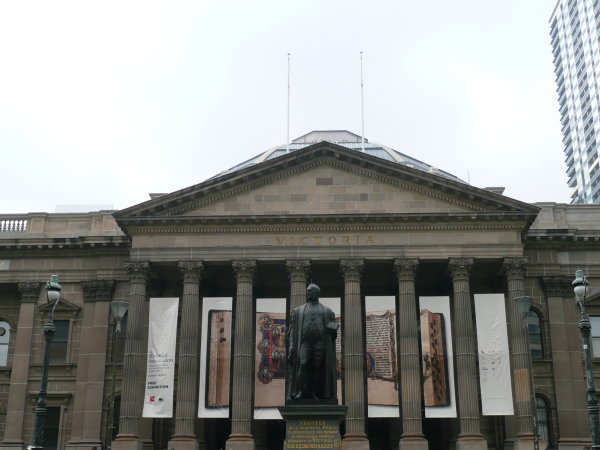
#> input picture Nehal_p1/Phase1/Data/Train/Set1/1.jpg, 600 x 450 px, found by its file name
$ python trial_chat.py
#> lines starting #> are read from the running program, lines starting #| are printed output that depends on the picture; after the words box and inside, x2 and y2 are one past the last pixel; in counts of white or black regions, pixels touching at a corner belong together
# %% [markdown]
# # P1 MyAutoPano

# %%
import cv2
import numpy as np
import matplotlib.pyplot as plt

# %%
# Visualisation functions
# [30 lines left out: function show_image, not called in this run]

def show_filter_bank(filters, r, c, figsize=(12, 8), cmap='gray', titles=None):
    """
    Display a list of filters in a grid of r rows and c columns.
    Supports both grayscale and color filters.

    Parameters:
        filters (list of arrays): Filters to display (2D or 3D arrays)
        r (int): Number of rows
        c (int): Number of columns
        figsize (tuple): Figure size
        cmap (str): Colormap for grayscale images
        titles (list of str): Optional titles for each filter
    """
    n = len(filters)
    plt.figure(figsize=figsize)

    for i in range(r*c):
        plt.subplot(r, c, i+1)
        if i < n:
            f = filters[i]
            # If grayscale, use cmap; if color, no cmap
            if f.ndim == 2:
                plt.imshow(f, cmap=cmap)
            elif f.ndim == 3 and f.shape[2] in [3, 4]:  # RGB or RGBA
                # Convert BGR to RGB for proper display
                f_rgb = cv2.cvtColor(f, cv2.COLOR_BGR2RGB) if f.shape[2] == 3 else f
                plt.imshow(f_rgb)
            else:
                # fallback for unexpected shapes
                plt.imshow(f, cmap=cmap)
            plt.axis('off')
            if titles:
                plt.title(titles[i], fontsize=10)
        else:
            plt.axis('off')

    plt.tight_layout()
    plt.show()


def show_side_by_side(image1,  image2, title= "", figsize=(10, 6)):
    titles = ["Before "+ title, "After " + title]
    bank = [image1, image2]
    show_filter_bank(bank, 1, 2, figsize, None ,titles)

def draw_corners(img,  corners):
    c_img = img.copy()
    if corners is not None:
        for corner in corners:
            x, y = corner.ravel()  # Flatten the array
            cv2.circle(c_img, (int(x), int(y)), 3, (0, 0, 255), -1)

    return c_img


# %% [markdown]
# ##### Corner Detection

# %%
def corner_detection(img, to_detect):
    gray = cv2.cvtColor(img, cv2.COLOR_BGR2GRAY)
    corners = cv2.goodFeaturesToTrack(gray, to_detect, 0.01, 10)

    return corners

# %%
# Read image
img = cv2.imread(r"F:\CV\RBE549\Nehal_p1/Phase1/Data/Train/Set1/1.jpg")
#> img is the input picture: shape (450, 600, 3); mean B, G, R 144.3, 147.2, 145.6


# Detect Features
to_detect=300

corners = corner_detection(img, to_detect)
#> in corner_detection, `corners = cv2.goodFeaturesToTrack(gray, to_detect, 0.01, 10)`: corners = 300 rows, first 8: [16, 221], [3, 221], [282, 418], [426, 416], [502, 194], [231, 298], [150, 198], [178, 298]
img_shi = draw_corners(img, corners)
#> the loop in draw_corners, `for corner in corners:` made 300 passes
#> after the loop in draw_corners, `for corner in corners:`:
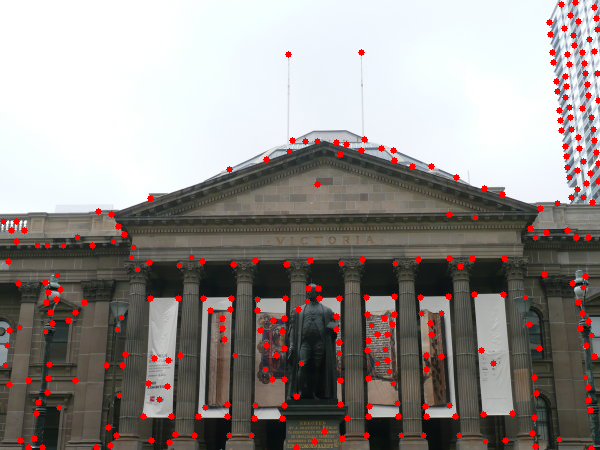
#> c_img: shape (450, 600, 3); 3.21% of pixels changed, all inside (x1, y1, x2, y2) = (0, 0, 600, 450)
show_side_by_side(img, img_shi, "Shi Tomasi Corners")
#> in show_filter_bank, `n = len(filters)`: n = 2
#> in show_filter_bank, `plt.show()`:
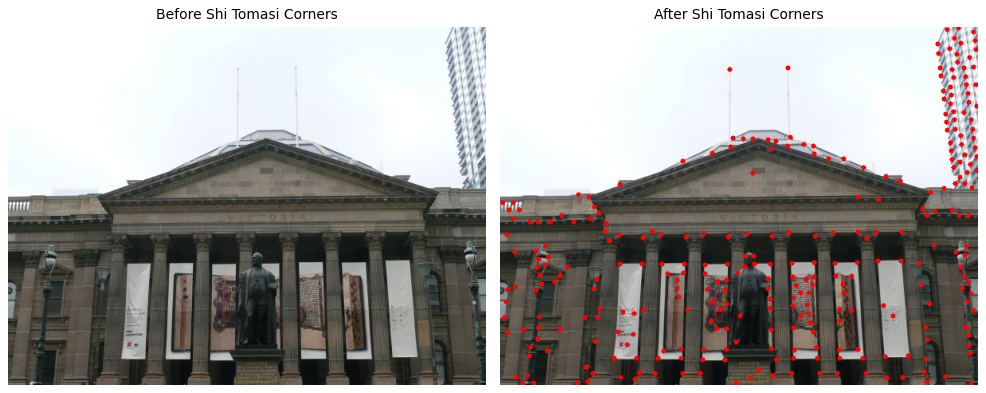
#> figure drawn by matplotlib, 2 panels

# %% [markdown]
# #### ANMS
#

# %%
# Find all corners
# For all corners find a corner closest to it
# Rank corners by descending order of distance of the closest corner
# Select first N corners, they are the ones most spreadout as their neighbours are the furthest

# Vectorized anms
def anms(corners, corners_wanted):
#> called with corners = array of shape (300, 1, 2), corners_wanted = 50
    corners = corners.reshape((-1, 2))                      # Make sure shape is (N,2)
#> corners = 300 pairs, first value 3 to 598, second value 2 to 448
    num_corners = corners.shape[0]
#> num_corners = 300
    distance_to_closest = np.empty(num_corners)

    corners_x = corners[:,0].reshape(-1,1)
#> corners_x = 300 values, max 598 at index 54, min 3 at index 1, mean 349.2
    corners_y = corners[:,1].reshape(-1,1)
#> corners_y = 300 values, max 448 at index 170, min 2 at index 232, mean 278.4
    # print("corners_x, corners_y- ", corners_x.shape, corners_y.shape)

    Dx = corners_x - corners_x.T                            # Get arrays of N by N with substractions done per pair
    Dy = corners_y - corners_y.T
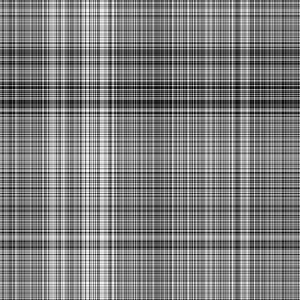
#> Dy: shape (300, 300) float32; min -446, max 446, mean 0; drawn with min black and max white
    # print("Dx, Dy- ", Dx.shape, Dy.shape)

    D2 = Dx**2 + Dy**2                                        # Get distance squared per pair by inplace squaring and addition
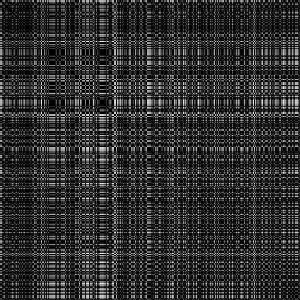
#> D2: shape (300, 300) float32; min 0, max 516965, mean 100711.4; drawn with min black and max white
    # print("D2", D2.shape)

    mask = ~np.eye(num_corners, dtype=bool)
    D2_no_self = np.where(mask, D2, np.nan)
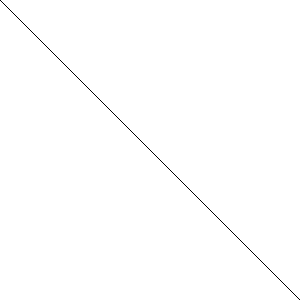
#> mask: shape (300, 300) bool; 99.7% white; black in thin lines or dots
    d_closest = np.nanmin(D2_no_self, axis=1)               # per row
#> d_closest = 300 values, max 5333 at index 92, min 100 at index 12, mean 264.7

    top_indices = np.argsort(d_closest)[-corners_wanted:]   # get from end corners_wanted ascending
#> top_indices = 50 values, max 297 at index 15, min 6 at index 47, mean 175.2
    top_indices = top_indices[::-1]                         # make it descending
#> top_indices = 50 values, max 297 at index 34, min 6 at index 2, mean 175.2
    top_corners = corners[top_indices]
#> top_corners = 50 pairs, first value 5 to 591, second value 52 to 448

    return top_corners

corners_anms = anms(corners, 50)
#> corners_anms has the same summary as top_corners in anms
img_anms = draw_corners(img, corners_anms)
#> the loop in draw_corners (call 2), `for corner in corners:` made 50 passes
#> (x, y) on passes 1 to 12: (361, 52), (288, 54), (150, 198), (229, 169), (317, 184), (591, 448), (504, 258), (119, 395), (544, 274), (150, 298), (456, 177), (483, 414)
#> after the loop in draw_corners (call 2), `for corner in corners:`:
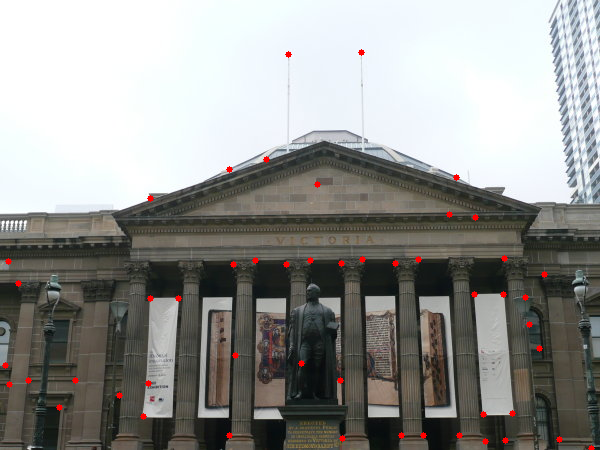
#> c_img: shape (450, 600, 3); 0.53% of pixels changed, all inside (x1, y1, x2, y2) = (2, 49, 595, 450)
show_side_by_side(img_shi, img_anms, title = "ANMS")

# %% [markdown]
# #### Feature Descriptor

# %%
# Very simple feature descriptor
# x is horizontal, y is vertical
def get_features(img, corners):
    size_patch = 41

    shift = size_patch//2
    gray = cv2.cvtColor(img, cv2.COLOR_BGR2GRAY)
    gray= cv2.GaussianBlur(gray, (5,5), 1)
    img_updated = cv2.copyMakeBorder(gray, shift, shift, shift,  shift,  cv2.BORDER_REPLICATE)
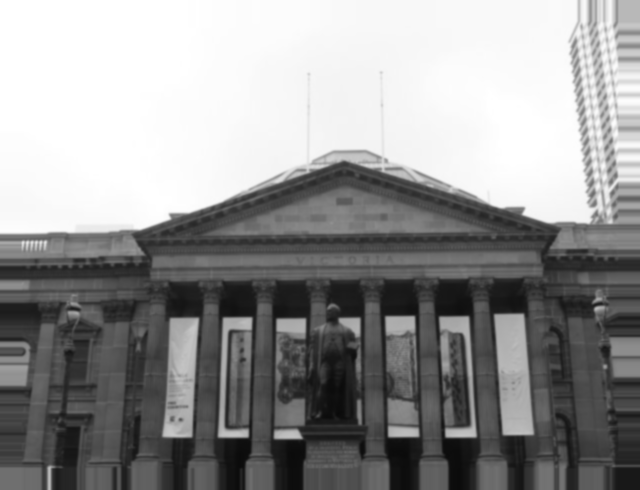
#> img_updated: shape (490, 640); min 9, max 255, mean 147.4

    # features  = np.empty((len(corners), 8,8))
    features  = np.empty((len(corners), 64))
    for corner_i, corner in enumerate(corners):
        x, y = corner
        x,  y = int(x) +shift, int(y)+shift
        patch = img_updated[y-shift:y+shift:5, x-shift:x+shift:5]
        features[corner_i] = patch.reshape(1,64)
#> this loop made 50 passes
#> (corner, x, y) on passes 1 to 12: ([361, 52], 381, 72), ([288, 54], 308, 74), ([150, 198], 170, 218), ([229, 169], 249, 189), ([317, 184], 337, 204), ([591, 448], 611, 468), ([504, 258], 524, 278), ([119, 395], 139, 415), ([544, 274], 564, 294), ([150, 298], 170, 318), ([456, 177], 476, 197), ([483, 414], 503, 434)
        # features[corner_i] = patch

    return features

# %%
# Visuavalised features - uncomment commented and comment uncommented

features = get_features(img, corners_anms)
show_filter_bank(features, 5, 10)
#> (the run stopped early here; a loop or call above may not have finished)

$ run again, with Nehal_p1/Phase1/Data/Train/Set1/3.jpg copied over Nehal_p1/Phase1/Data/Train/Set1/1.jpg
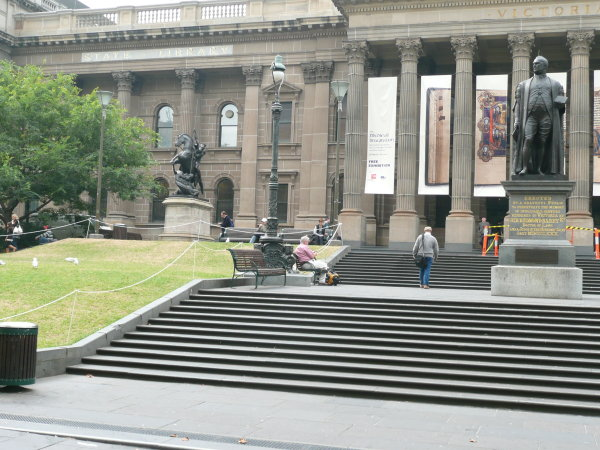
#> input picture Nehal_p1/Phase1/Data/Train/Set1/3.jpg, 600 x 450 px, found by its file name
#> img is the input picture: shape (450, 600, 3); mean B, G, R 134.5, 145.3, 142.3
#> in corner_detection, `corners = cv2.goodFeaturesToTrack(gray, to_detect, 0.01, 10)`: corners = 300 rows, first 8: [447, 193], [261, 237], [504, 195], [450, 75], [565, 73], [14, 231], [593, 194], [477, 76]
#> the loop in draw_corners, `for corner in corners:` made 300 passes
#> after the loop in draw_corners, `for corner in corners:`:
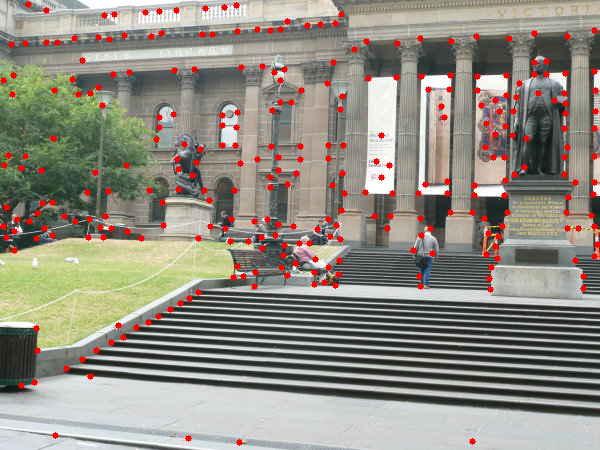
#> c_img: shape (450, 600, 3); 3.22% of pixels changed, all inside (x1, y1, x2, y2) = (0, 1, 600, 446)
#> n = 2
#> in anms, `corners = corners.reshape((-1, 2))`: corners = 300 pairs, first value 3 to 597, second value 4 to 442
#> corners_x = 300 values, max 597 at index 87, min 3 at index 138, mean 297.6
#> corners_y = 300 values, max 442 at index 212, min 4 at index 290, mean 168.7
#> mask: shape (300, 300) bool; 99.7% white; black in thin lines or dots
#> d_closest = 300 values, max 23428 at index 272, min 100 at index 5, mean 316.2
#> in anms, `top_indices = np.argsort(d_closest)[-corners_wanted:]`: top_indices = 50 values, max 299 at index 39, min 4 at index 8, mean 173.1
#> in anms, `top_indices = top_indices[::-1]`: top_indices = 50 values, max 299 at index 10, min 4 at index 41, mean 173.1
#> top_corners = 50 pairs, first value 28 to 595, second value 4 to 442
#> corners_anms has the same summary as top_corners in anms
#> the loop in draw_corners (call 2), `for corner in corners:` made 50 passes
#> (x, y) on passes 1 to 8: (472, 441), (55, 435), (188, 438), (239, 442), (53, 138), (126, 165), (368, 78), (594, 30)
#> in get_features, `img_updated = cv2.copyMakeBorder(gray, shift, shift, shift,  shift,  c..`:
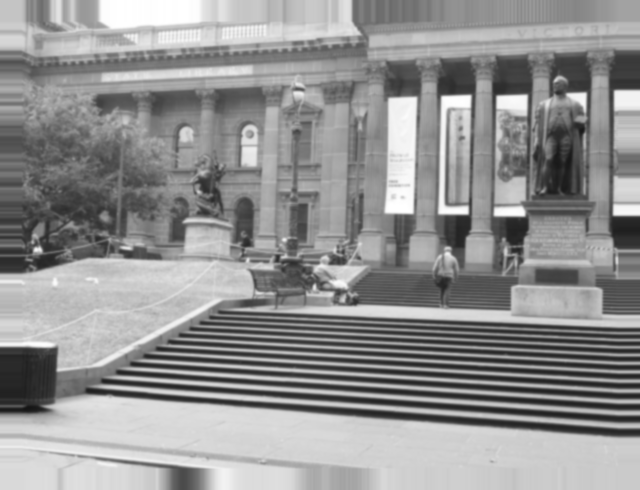
#> img_updated: shape (490, 640); min 21, max 255, mean 146.1
#> the loop in get_features, `for corner_i, corner in enumerate(corners):` made 50 passes
#> (corner, x, y) on passes 1 to 8: ([472, 441], 492, 461), ([55, 435], 75, 455), ([188, 438], 208, 458), ([239, 442], 259, 462), ([53, 138], 73, 158), ([126, 165], 146, 185), ([368, 78], 388, 98), ([594, 30], 614, 50)
